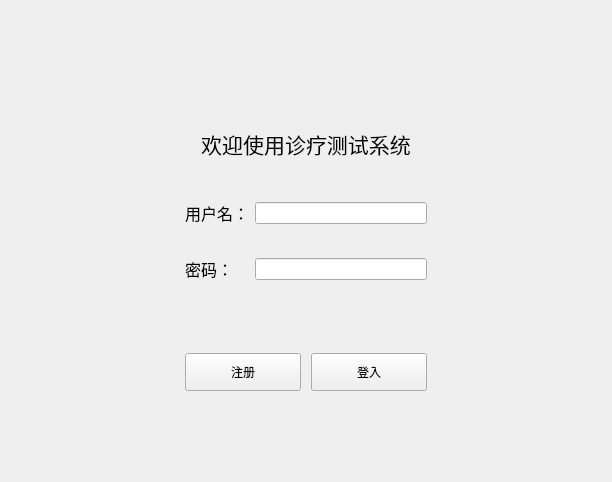
<?xml version="1.0" encoding="UTF-8"?>
<ui version="4.0">
 <class>loginView</class>
 <widget class="QWidget" name="loginView">
  <property name="geometry">
   <rect>
    <x>0</x>
    <y>0</y>
    <width>612</width>
    <height>482</height>
   </rect>
  </property>
  <property name="font">
   <font>
    <pointsize>5</pointsize>
   </font>
  </property>
  <property name="windowTitle">
   <string>欢迎</string>
  </property>
  <property name="styleSheet">
   <string notr="true">.QGroupBox
{
    border: none;;
}
</string>
  </property>
  <layout class="QHBoxLayout" name="horizontalLayout" stretch="3,5,3">
   <property name="spacing">
    <number>0</number>
   </property>
   <property name="leftMargin">
    <number>0</number>
   </property>
   <property name="topMargin">
    <number>0</number>
   </property>
   <property name="rightMargin">
    <number>0</number>
   </property>
   <property name="bottomMargin">
    <number>0</number>
   </property>
   <item>
    <spacer name="horizontalSpacer">
     <property name="orientation">
      <enum>Qt::Horizontal</enum>
     </property>
     <property name="sizeHint" stdset="0">
      <size>
       <width>164</width>
       <height>20</height>
      </size>
     </property>
    </spacer>
   </item>
   <item>
    <widget class="QGroupBox" name="groupBox">
     <property name="title">
      <string/>
     </property>
     <layout class="QVBoxLayout" name="verticalLayout">
      <item>
       <widget class="QLabel" name="label">
        <property name="font">
         <font>
          <pointsize>16</pointsize>
         </font>
        </property>
        <property name="text">
         <string>欢迎使用诊疗测试系统</string>
        </property>
        <property name="alignment">
         <set>Qt::AlignBottom|Qt::AlignHCenter</set>
        </property>
       </widget>
      </item>
      <item>
       <widget class="QGroupBox" name="groupBox_2">
        <property name="title">
         <string/>
        </property>
        <layout class="QGridLayout" name="gridLayout">
         <item row="0" column="0">
          <widget class="QLabel" name="label_name">
           <property name="font">
            <font>
             <pointsize>12</pointsize>
            </font>
           </property>
           <property name="text">
            <string>用户名：</string>
           </property>
          </widget>
         </item>
         <item row="0" column="1">
          <widget class="QLineEdit" name="input_name"/>
         </item>
         <item row="1" column="0">
          <widget class="QLabel" name="label_password">
           <property name="font">
            <font>
             <pointsize>12</pointsize>
            </font>
           </property>
           <property name="text">
            <string>密码：</string>
           </property>
          </widget>
         </item>
         <item row="1" column="1">
          <widget class="QLineEdit" name="input_password">
           <property name="echoMode">
            <enum>QLineEdit::Password</enum>
           </property>
          </widget>
         </item>
        </layout>
       </widget>
      </item>
      <item>
       <widget class="QGroupBox" name="groupBox_3">
        <property name="styleSheet">
         <string notr="true">.QPushButton{
    height: 30%;
}</string>
        </property>
        <property name="title">
         <string/>
        </property>
        <property name="alignment">
         <set>Qt::AlignLeading|Qt::AlignLeft|Qt::AlignTop</set>
        </property>
        <layout class="QHBoxLayout" name="horizontalLayout_2" stretch="1,1">
         <property name="spacing">
          <number>10</number>
         </property>
         <property name="topMargin">
          <number>0</number>
         </property>
         <property name="bottomMargin">
          <number>50</number>
         </property>
         <item>
          <widget class="QPushButton" name="btn_reigster">
           <property name="text">
            <string>注册</string>
           </property>
          </widget>
         </item>
         <item>
          <widget class="QPushButton" name="btn_login">
           <property name="text">
            <string>登入</string>
           </property>
          </widget>
         </item>
        </layout>
       </widget>
      </item>
     </layout>
    </widget>
   </item>
   <item>
    <spacer name="horizontalSpacer_2">
     <property name="orientation">
      <enum>Qt::Horizontal</enum>
     </property>
     <property name="sizeHint" stdset="0">
      <size>
       <width>164</width>
       <height>20</height>
      </size>
     </property>
    </spacer>
   </item>
  </layout>
 </widget>
 <resources/>
 <connections/>
</ui>
